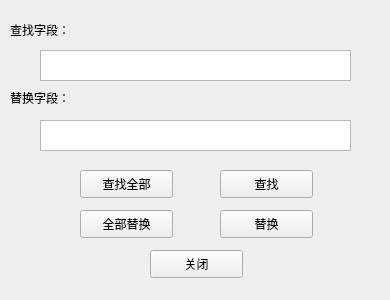
<?xml version="1.0" encoding="UTF-8"?>
<ui version="4.0">
 <class>Form</class>
 <widget class="QWidget" name="Form">
  <property name="geometry">
   <rect>
    <x>0</x>
    <y>0</y>
    <width>390</width>
    <height>300</height>
   </rect>
  </property>
  <property name="windowTitle">
   <string>Form</string>
  </property>
  <widget class="QLabel" name="label">
   <property name="geometry">
    <rect>
     <x>10</x>
     <y>20</y>
     <width>111</width>
     <height>20</height>
    </rect>
   </property>
   <property name="text">
    <string>查找字段：</string>
   </property>
  </widget>
  <widget class="QTextEdit" name="textEdit">
   <property name="geometry">
    <rect>
     <x>40</x>
     <y>50</y>
     <width>311</width>
     <height>31</height>
    </rect>
   </property>
  </widget>
  <widget class="QPushButton" name="pushButton">
   <property name="geometry">
    <rect>
     <x>220</x>
     <y>170</y>
     <width>93</width>
     <height>28</height>
    </rect>
   </property>
   <property name="text">
    <string>查找</string>
   </property>
  </widget>
  <widget class="QPushButton" name="pushButton_2">
   <property name="geometry">
    <rect>
     <x>80</x>
     <y>170</y>
     <width>93</width>
     <height>28</height>
    </rect>
   </property>
   <property name="text">
    <string>查找全部</string>
   </property>
  </widget>
  <widget class="QPushButton" name="pushButton_3">
   <property name="geometry">
    <rect>
     <x>220</x>
     <y>210</y>
     <width>93</width>
     <height>28</height>
    </rect>
   </property>
   <property name="text">
    <string>替换</string>
   </property>
  </widget>
  <widget class="QPushButton" name="pushButton_4">
   <property name="geometry">
    <rect>
     <x>80</x>
     <y>210</y>
     <width>93</width>
     <height>28</height>
    </rect>
   </property>
   <property name="text">
    <string>全部替换</string>
   </property>
  </widget>
  <widget class="QPushButton" name="pushButton_5">
   <property name="geometry">
    <rect>
     <x>150</x>
     <y>250</y>
     <width>93</width>
     <height>28</height>
    </rect>
   </property>
   <property name="text">
    <string>关闭</string>
   </property>
  </widget>
  <widget class="QLabel" name="label_2">
   <property name="geometry">
    <rect>
     <x>10</x>
     <y>90</y>
     <width>72</width>
     <height>15</height>
    </rect>
   </property>
   <property name="text">
    <string>替换字段：</string>
   </property>
  </widget>
  <widget class="QTextEdit" name="textEdit_2">
   <property name="geometry">
    <rect>
     <x>40</x>
     <y>120</y>
     <width>311</width>
     <height>31</height>
    </rect>
   </property>
  </widget>
 </widget>
 <resources/>
 <connections/>
</ui>
